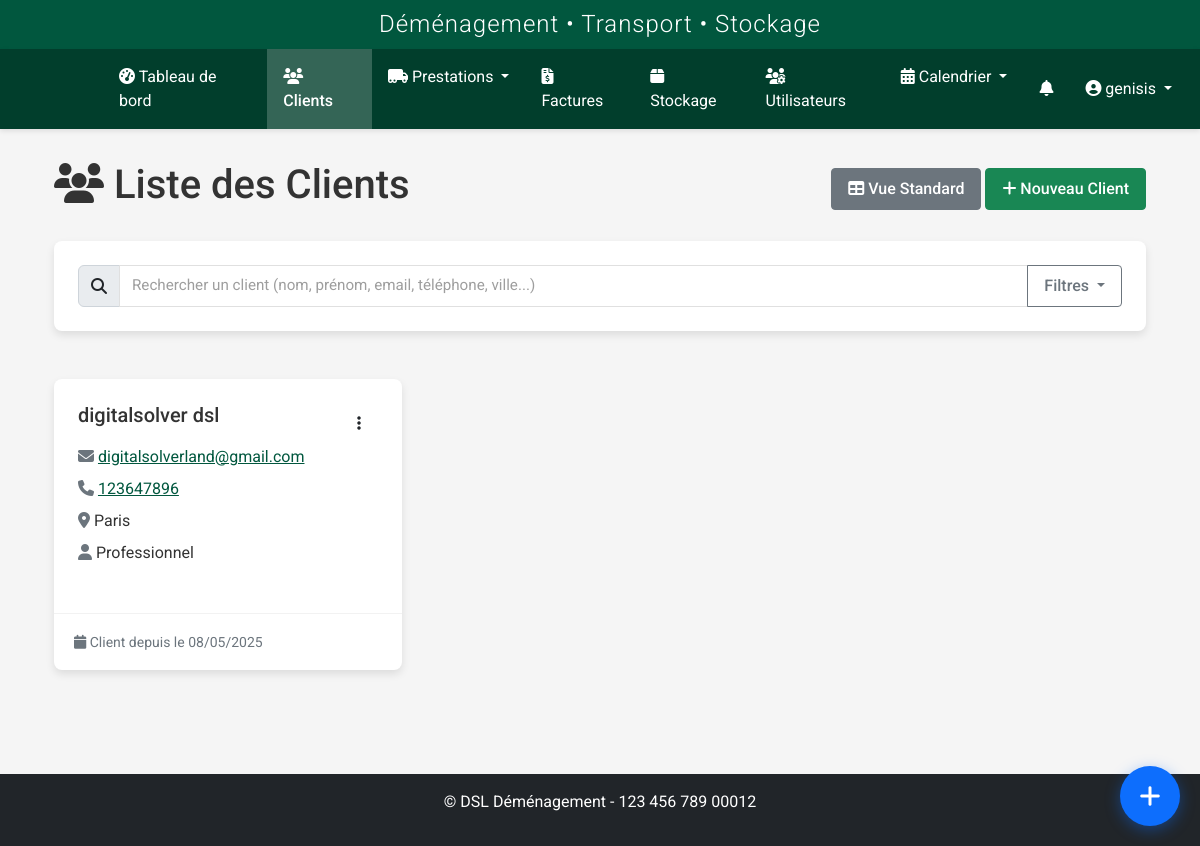
/clients/clients/liste (signed in), run on an earlier commit of the app's database.
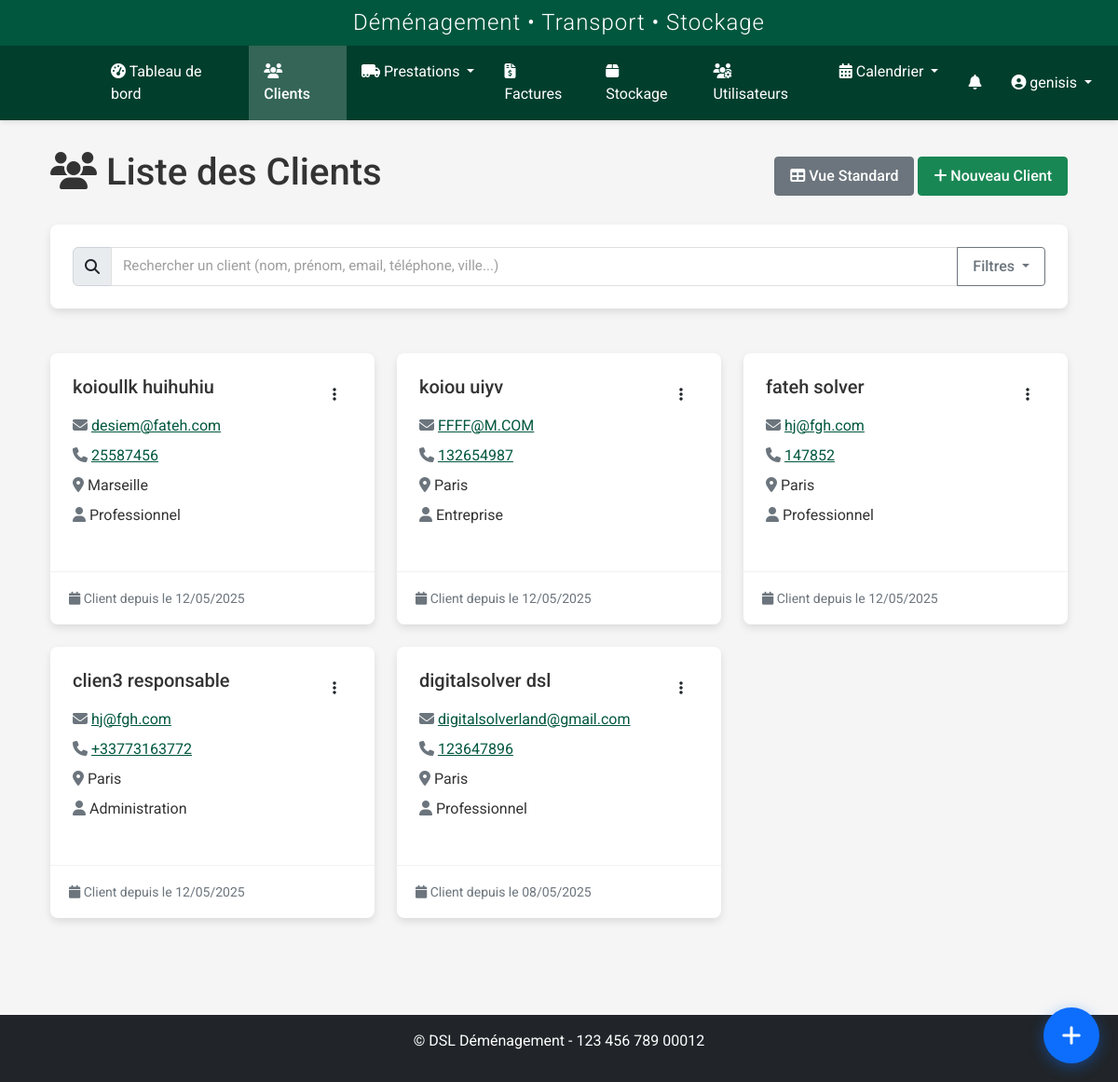
And on a later commit of the database.
### models.py (models this page shows, shortened)
class User(UserMixin, db.Model):
    id = db.Column(db.Integer, primary_key=True)
    nom = db.Column(db.String(64), nullable=False)
    prenom = db.Column(db.String(64), nullable=False)
    username = db.Column(db.String(64), unique=True, nullable=False)
    email = db.Column(db.String(120), unique=True, nullable=True)
    password_hash = db.Column(db.String(256), nullable=False)
    role = db.Column(db.String(20), nullable=False, default='transporteur')
    statut = db.Column(db.String(20), nullable=False, default='actif')
    vehicule = db.Column(db.String(100), nullable=True)
    type_vehicule_id = db.Column(db.Integer, db.ForeignKey('type_vehicule.id'), nullable=True)
    permis_conduire = db.Column(db.String(50), nullable=True)
    notes = db.Column(db.Text, nullable=True)
    derniere_connexion = db.Column(db.DateTime, nullable=True)
    date_creation = db.Column(db.DateTime, nullable=False, default=datetime.utcnow)
    prestations = db.relationship('Prestation', secondary=prestation_transporteurs, back_populates='transporteurs')
    type_vehicule = db.relationship('TypeVehicule', backref='transporteurs')
    def is_admin(self):
        return self.role in ['admin', 'superadmin']
    def is_transporteur(self):
        return self.role == 'transporteur' or self.is_admin()

class Client(db.Model):
    id = db.Column(db.Integer, primary_key=True)
    nom = db.Column(db.String(64), nullable=False)
    prenom = db.Column(db.String(64), nullable=False)
    adresse = db.Column(db.Text, nullable=True)
    code_postal = db.Column(db.String(10), nullable=True)
    ville = db.Column(db.String(64), nullable=True)
    pays = db.Column(db.String(64), default='France')
    telephone = db.Column(db.String(20), nullable=True)
    email = db.Column(db.String(120), nullable=True)
    type_client = db.Column(db.String(50), nullable=True)
    tags = db.Column(db.Text, nullable=True)
    observations = db.Column(db.Text, nullable=True)
    statut = db.Column(db.String(20), default='actif')
    archive = db.Column(db.Boolean, default=False)
    date_creation = db.Column(db.DateTime, nullable=False, default=datetime.utcnow)
    commercial_id = db.Column(db.Integer, db.ForeignKey('user.id'), nullable=True)
    commercial = db.relationship('User', backref=db.backref('clients', lazy=True), foreign_keys=[commercial_id])
    prestations_principales = db.relationship('Prestation', backref=db.backref('client_principal', lazy=True), lazy=True, foreign_keys="Prestation.client_id")
    prestations_supplementaires = db.relationship('Prestation', secondary=prestation_clients, back_populates='clients_supplementaires')
    factures = db.relationship('Facture', backref='client', lazy=True)

### routes/client.py (the view)
@client_bp.route('/clients/liste')
@login_required
@role_required('commercial', 'admin', 'superadmin')
def liste():
    query = Client.query
    if not current_user.is_admin():  # Si ce n'est pas un admin/superadmin
        query = query.filter_by(commercial_id=current_user.id)
    clients = query.order_by(Client.date_creation.desc()).all()
    return render_template('clients/liste.html', clients=clients)

### templates/clients/liste.html (shortened to what this page needs)
{% extends "base.html" %}
{% block content %}
<div class="container-fluid">
    <div class="row mb-4">
        <div class="col-12">
            <div class="d-flex justify-content-between align-items-center">
                <h1><i class="fas fa-users"></i> Liste des Clients</h1>
                <div>
                    <a href="{{ url_for('client.index') }}" class="btn btn-secondary">
                        <i class="fas fa-table"></i> Vue Standard
                    </a>
                    <a href="{{ url_for('client.add') }}" class="btn btn-success">
                        <i class="fas fa-plus"></i> Nouveau Client
                    </a>
                </div>
            </div>
        </div>
    </div>
    <div class="row mb-4">
        <div class="col-12">
            <div class="card">
                <div class="card-body">
                    <div class="input-group">
                        <span class="input-group-text">
                            <i class="fas fa-search"></i>
                        </span>
                        <input type="text" id="searchInput" class="form-control" placeholder="Rechercher un client (nom, prénom, email, téléphone, ville...)">
                        <button class="btn btn-outline-secondary dropdown-toggle" type="button" data-bs-toggle="dropdown">
                            Filtres
                        </button>
                    </div>
                </div>
            </div>
        </div>
    </div>
    <div class="row" id="clientsList">
        {% for client in clients %}
        <div class="col-md-6 col-lg-4 mb-4 client-card"
             data-name="{{ client.nom }} {{ client.prenom }}"
             data-email="{{ client.email }}"
             data-phone="{{ client.telephone }}"
             data-city="{{ client.ville }}"
             data-type="{{ client.type_client }}"
             data-archived="{{ client.archive }}">
            <div class="card h-100 {% if client.archive %}bg-light{% endif %}">
                <div class="card-body">
                    <div class="d-flex justify-content-between align-items-start">
                        <h5 class="card-title mb-3">
                            {{ client.nom }} {{ client.prenom }}
                        </h5>
                        <div class="dropdown">
                            <button class="btn btn-link text-dark" type="button" data-bs-toggle="dropdown">
                                <i class="fas fa-ellipsis-v"></i>
                            </button>
                        </div>
                    </div>
                    <div class="client-info">
                        {% if client.email %}
                        <p class="mb-2">
                            <i class="fas fa-envelope text-muted"></i>
                            <a href="mailto:{{ client.email }}">{{ client.email }}</a>
                        </p>
                        {% endif %}
                        {% if client.telephone %}
                        <p class="mb-2">
                            <i class="fas fa-phone text-muted"></i>
                            <a href="tel:{{ client.telephone }}">{{ client.telephone }}</a>
                        </p>
                        {% endif %}
                        {% if client.ville %}
                        <p class="mb-2">
                            <i class="fas fa-map-marker-alt text-muted"></i>
                            {{ client.ville }}
                        </p>
                        {% endif %}
                        <p class="mb-0">
                            <i class="fas fa-user text-muted"></i>
                            {{ client.type_client }}
                        </p>
                    </div>
                </div>
                <div class="card-footer bg-transparent">
                    <small class="text-muted">
                        <i class="fas fa-calendar"></i>
                        Client depuis le {{ client.date_creation.strftime('%d/%m/%Y') }}
                    </small>
                </div>
            </div>
        </div>
        {% endfor %}
    </div>
</div>
{% endblock %}

### templates/base.html (shortened to what this page needs)
<!DOCTYPE html>
<html lang="fr">
<head>
    <link href="https://cdn.jsdelivr.net/npm/bootstrap@5.2.3/dist/css/bootstrap.min.css" rel="stylesheet">
    <link rel="stylesheet" href="https://cdnjs.cloudflare.com/ajax/libs/font-awesome/6.2.1/css/all.min.css">
    <link rel="stylesheet" href="https://cdnjs.cloudflare.com/ajax/libs/toastr.js/latest/toastr.min.css">
    <link href="https://cdn.jsdelivr.net/npm/fullcalendar@5.11.3/main.min.css" rel="stylesheet">
    <link href="https://cdn.jsdelivr.net/npm/summernote@0.8.18/dist/summernote-lite.min.css" rel="stylesheet">
    <link rel="stylesheet" href="{{ url_for('static', filename='css/style.css') }}">
    <link rel="stylesheet" href="{{ url_for('static', filename='css/notification-flash.css') }}">
    <link rel="stylesheet" href="{{ url_for('static', filename='css/notifications.css') }}">
    <link rel="stylesheet" href="{{ url_for('static', filename='css/prestations.css') }}">
    <link rel="stylesheet" href="{{ url_for('static', filename='css/custom-calendar.css') }}">
    <link rel="stylesheet" href="{{ url_for('static', filename='css/navbar-logos.css') }}">
    <link rel="stylesheet" href="{{ url_for('static', filename='css/whatsapp-buttons.css') }}">
    <link rel="stylesheet" href="{{ url_for('static', filename='css/quick-access-bubble.css') }}">
</head>
<body {% if current_user.is_authenticated %}data-user-role="{{ current_user.role }}" data-user-id="{{ current_user.id }}"{% endif %}>
    {% if current_user.is_authenticated %}
        <header>
            <div class="app-header">
                <h2>Déménagement • Transport • Stockage</h2>
            </div>
            <nav class="navbar navbar-dark navbar-expand-lg">
                <div class="container-fluid">
                    <a class="navbar-brand" href="{{ url_for('dashboard.index') }}">
                        <div class="logo-slideshow">
                        </div>
                    </a>
                    <div class="collapse navbar-collapse" id="navbarMain">
                        <ul class="navbar-nav me-auto mb-2 mb-lg-0">
                            <li class="nav-item">
                                <a class="nav-link {% if request.endpoint == 'dashboard.index' %}active{% endif %}" href="{{ url_for('dashboard.index') }}">
                                    <i class="fas fa-tachometer-alt"></i> Tableau de bord
                                </a>
                            </li>
                            <li class="nav-item">
                                <a class="nav-link {% if request.endpoint.startswith('client.') %}active{% endif %}" href="{{ url_for('client.index') }}">
                                    <i class="fas fa-users"></i> Clients
                                </a>
                            </li>
                            <li class="nav-item dropdown">
                                <a class="nav-link dropdown-toggle {% if request.endpoint.startswith('prestation.') %}active{% endif %}" href="#" id="prestationsDropdown" role="button" data-bs-toggle="dropdown" aria-expanded="false">
                                    <i class="fas fa-truck-moving"></i> Prestations
                                </a>
                            </li>
                            <li class="nav-item">
                                <a class="nav-link {% if request.endpoint.startswith('facture.') %}active{% endif %}" href="{{ url_for('facture.index') }}">
                                    <i class="fas fa-file-invoice-dollar"></i> Factures
                                </a>
                            </li>
                            <li class="nav-item">
                                <a class="nav-link {% if request.endpoint.startswith('stockage.') %}active{% endif %}" href="{{ url_for('stockage.index') }}">
                                    <i class="fas fa-box"></i> Stockage
                                </a>
                            </li>
                            {% if current_user.is_admin %}
                            <li class="nav-item">
                                <a class="nav-link {% if request.endpoint.startswith('user.') %}active{% endif %}" href="{{ url_for('user.index') }}">
                                    <i class="fas fa-users-cog"></i> Utilisateurs
                                </a>
                            </li>
                            {% endif %}
                            <li class="nav-item dropdown">
                                <a class="nav-link dropdown-toggle {% if request.endpoint.startswith('calendrier.') %}active{% endif %}" href="#" id="calendrierDropdown" role="button" data-bs-toggle="dropdown" aria-expanded="false">
                                    <i class="fas fa-calendar-alt"></i> Calendrier
                                </a>
                            </li>
                        </ul>
                        <ul class="navbar-nav">
                            {% if current_user.is_authenticated and (current_user.is_transporteur() or current_user.is_admin() or current_user.role in ['commercial', 'superadmin']) %}
                            <li class="nav-item">
                                <a href="{{ url_for('transporteur_prestations.notifications') }}" class="nav-link position-relative">
                                    <i class="fas fa-bell"></i>
                                </a>
                            </li>
                            {% endif %}
                            <li class="nav-item dropdown">
                                <a class="nav-link dropdown-toggle" href="#" id="userDropdown" role="button" data-bs-toggle="dropdown">
                                    <i class="fas fa-user-circle"></i> {{ current_user.username }}
                                </a>
                            </li>
                        </ul>
                    </div>
                </div>
            </nav>
        </header>
        <main class="main-content">
            <div class="container">
                {% block content %}{% endblock %}
            </div>
        </main>
        <footer class="mt-5 py-3 bg-dark text-white">
            <div class="container text-center">
                <p>&copy; {{ config.COMPANY_FULL_NAME }} - {{ config.COMPANY_SIRET }}</p>
            </div>
        </footer>
    {% else %}
        <main class="main-content">
            <div class="container">
                {% block auth_content %}{% endblock %}
            </div>
        </main>
    {% endif %}
</body>
</html>

What changed in the data, as far as the page shows it:
added Client: nom "koioullk", prenom "huihuhiu", email "desiem@fateh.com", telephone "25587456", ville "Marseille", type_client "Professionnel", date_creation "12/05/2025"
added Client: nom "koiou", prenom "uiyv", email "FFFF@M.COM", telephone "132654987", ville "Paris", type_client "Entreprise", date_creation "12/05/2025"
added Client: nom "fateh", prenom "solver", email "hj@fgh.com", telephone "147852", ville "Paris", type_client "Professionnel", date_creation "12/05/2025"
added Client: nom "clien3", prenom "responsable", email "hj@fgh.com", telephone "+33773163772", ville "Paris", type_client "Administration", date_creation "12/05/2025"
